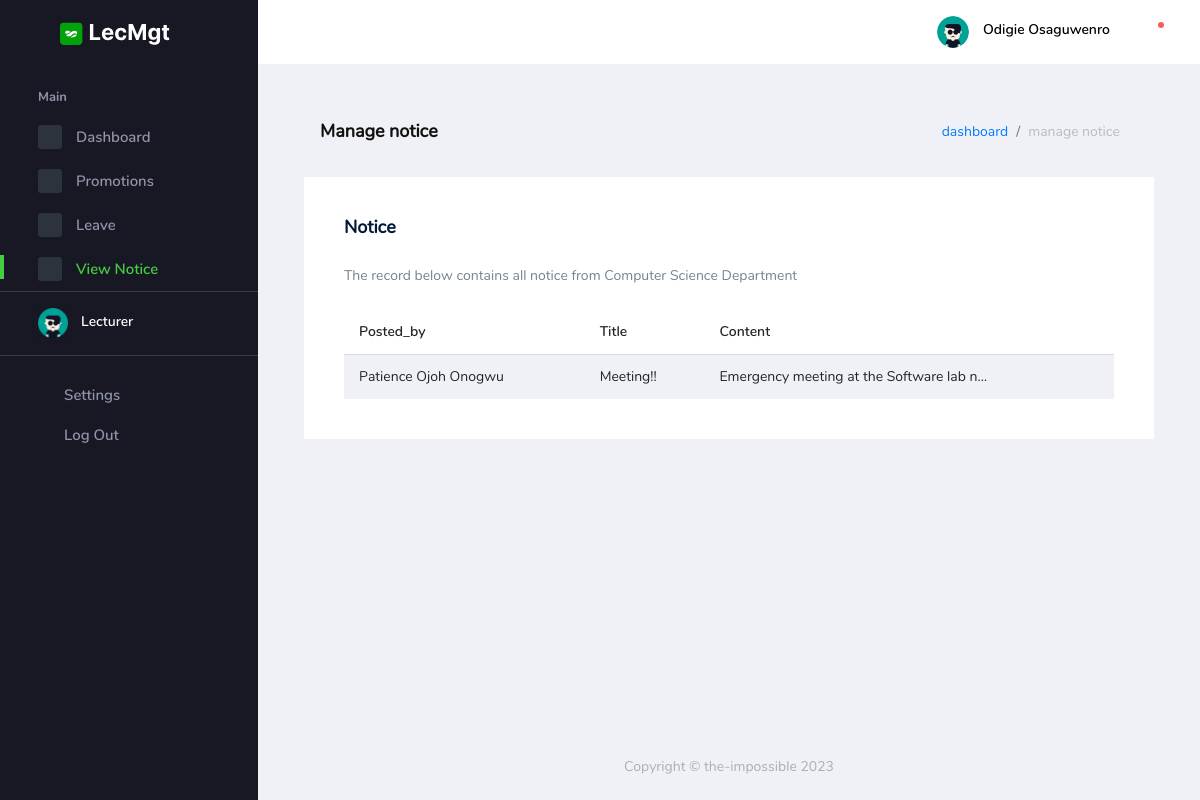
/auth/manage_notice (signed in), run on the app's committed database.
### lecMgt_auth/models.py (models this page shows, shortened)
class User(AbstractBaseUser, PermissionsMixin):
    user_id = models.UUIDField(
        default=uuid.uuid4, primary_key=True, unique=True, editable=False)
    email = models.CharField(max_length=100, db_index=True,
                             unique=True, verbose_name='email address', blank=True)
    name = models.CharField(
        max_length=100, db_index=True, blank=True, null=True)
    pics = models.ImageField(
        default='img/user.png', upload_to='uploads/', null=True)
    department = models.ForeignKey(
        Department, on_delete=models.CASCADE, blank=True, null=True,)
    date_joined = models.DateTimeField(
        verbose_name='date_joined', auto_now_add=True)
    last_login = models.DateTimeField(
        verbose_name='last_login', auto_now=True, null=True)
    is_active = models.BooleanField(default=True)
    is_staff = models.BooleanField(default=False)
    is_dept = models.BooleanField(default=False)
    is_central = models.BooleanField(default=False)
    is_dean = models.BooleanField(default=False)
    is_hod = models.BooleanField(default=False)
    is_superuser = models.BooleanField(default=False)
    USERNAME_FIELD = 'email'
    REQUIRED_FIELDS = ['name',]
    objects = UserManager()
    class Meta:
        db_table = 'Users'
        verbose_name_plural = 'Users'

class Department(models.Model):
    dept_id = models.UUIDField(
        default=uuid.uuid4, primary_key=True, unique=True, editable=False)
    dept_title = models.CharField(max_length=50, unique=True)
    def __str__(self):
        return self.dept_title
    class Meta:
        db_table = 'Department'
        verbose_name_plural = 'Departments'

class Notice(models.Model):
    notice_id = models.UUIDField(
        default=uuid.uuid4, primary_key=True, unique=True, editable=False)
    notice_title = models.CharField(max_length=50, unique=True)
    notice_detail = models.TextField(blank=True, null=True)
    posted_by = models.ForeignKey(
        User, on_delete=models.CASCADE, blank=True, null=True)
    created = models.DateTimeField(
        verbose_name='date_created', auto_now_add=True)
    class Meta:
        db_table = 'Notice'
        verbose_name_plural = 'Notice'

### lecMgt_auth/views.py (the view, shortened to what this page needs)
# urls.py: path('manage_notice', ManageNotice.as_view(), name="manage_notice"),
class ManageNotice(LoginRequiredMixin, ListView):
    template_name = 'backend/auth/notice/manage_notice.html'
    def get_queryset(self):
        return Notice.objects.all().order_by('-created')

### Templates/backend/auth/notice/manage_notice.html (shortened to what this page needs)
{% extends 'base.html' %}
{% load crispy_forms_tags %}
{% load static %}
{% block head %}{% include 'partials/auth_head.html' %}{% endblock head %}
{% block body %}
    <div class="container-scroller">
    {% block nav %}{% include 'partials/auth_nav.html' %}{% endblock nav %}
      <div class="container-fluid page-body-wrapper">
        {% include 'partials/auth_sidebar.html' %}
        <div class="main-panel">
          <div class="content-wrapper">
            <div class="page-header">
              <h3 class="page-title"> Manage notice </h3>
              <nav aria-label="breadcrumb">
                <ol class="breadcrumb">
                  <li class="breadcrumb-item"><a href="{% url 'auth:dashboard' %}">dashboard</a></li>
                  <li class="breadcrumb-item active" aria-current="page">manage notice</li>
                </ol>
              </nav>
            </div>
            <div class="row">
              <div class="col-lg-12 grid-margin stretch-card">
                <div class="card">
                  <div class="card-body">
                    <h4 class="card-title">Notice</h4>
                    <p class="card-description"> The record below contains all notice from {{ request.user.department }}
                    </p>
                    <table class="table table-striped table-hover">
                      <thead>
                        <tr>
                          <th> Posted_by </th>
                          <th> Title </th>
                          <th> Content </th>
                        </tr>
                      </thead>
                      <tbody>
                        {% for object in object_list %}
                          <td> {{ object.posted_by.name}} </td>
                          <td>
                             {{ object.notice_title}}</td>
                          <td>
                            <a style="cursor: pointer;" data-toggle="modal" data-target="#detailsModal{{forloop.counter}}">
                              {{ object.notice_detail|truncatechars:40 }}
                            </a>
                          </td>
                        {% endfor %}
                      </tbody>
                    </table>
                  </div>
                </div>
              </div>
            </div>
          </div>
          {% block footer %}{% include 'partials/auth_footer.html' %}{% endblock footer %}
        </div>
      </div>
    </div>
  {% endblock %}

### Templates/partials/auth_nav.html (shortened to what this page needs)
{% load static %}
<nav class="navbar default-layout-navbar col-lg-12 col-12 p-0 fixed-top d-flex flex-row">
    <div class="text-center navbar-brand-wrapper d-flex align-items-center justify-content-center">
      <a class="navbar-brand brand-logo" href="{% url 'basic:home' %}"><img src="{% static 'auth/assets/images/logo.svg' %}" alt="logo" /></a>
    </div>
    <div class="navbar-menu-wrapper d-flex align-items-stretch">
      <button class="navbar-toggler navbar-toggler align-self-center" type="button" data-toggle="minimize">
        <span class="mdi mdi-menu"></span>
      </button>
      <ul class="navbar-nav navbar-nav-right">
        <li class="nav-item nav-profile dropdown">
          <a class="nav-link dropdown-toggle" id="profileDropdown" href="#" data-toggle="dropdown" aria-expanded="false">
            <div class="nav-profile-img">
              <img src="{{ request.user.pics.url }}" alt="image">
            </div>
            <div class="nav-profile-text">
              <p class="mb-1 text-black">{{request.user.name}}</p>
            </div>
          </a>
        </li>
        <li class="nav-item dropdown">
          <a class="nav-link count-indicator dropdown-toggle" id="notificationDropdown" href="#" data-toggle="dropdown">
            <i class="mdi mdi-bell-outline"></i>
            <span class="count-symbol bg-danger"></span>
          </a>
        </li>
      </ul>
    </div>
  </nav>

### Templates/partials/auth_sidebar.html (shortened to what this page needs)
{% load static %}
<nav class="sidebar sidebar-offcanvas" id="sidebar">
  <ul class="nav">
    <li class="nav-item nav-category">Main</li>
    <li class="nav-item">
      <a class="nav-link" href="{% url 'auth:dashboard' %}">
        <span class="icon-bg"><i class="mdi mdi-cube menu-icon"></i></span>
        <span class="menu-title">Dashboard</span>
      </a>
    </li>
    {% if request.user.is_staff %}
    <li class="nav-item">
      <a class="nav-link" data-toggle="collapse" href="#ui-basic" aria-expanded="false" aria-controls="ui-basic">
        <span class="icon-bg"><i class="mdi mdi-crosshairs-gps menu-icon"></i></span>
        <span class="menu-title">Accounts</span>
        <i class="menu-arrow"></i>
      </a>
      <div class="collapse" id="ui-basic">
        <ul class="nav flex-column sub-menu">
          <li class="nav-item"> <a class="nav-link" href="{% url 'auth:create_account' %}">Create Account</a></li>
          <li class="nav-item"> <a class="nav-link" href="{% url 'auth:manage_accounts' %}">Manage Accounts</a></li>
        </ul>
      </div>
    </li>
    <li class="nav-item">
      <a class="nav-link" href="pages/icons/mdi.html">
        <span class="icon-bg"><i class="mdi mdi-chart-bar menu-icon"></i></span>
        <span class="menu-title">Manage Promotions</span>
      </a>
    </li>
    {% else %}
    <li class="nav-item">
      <a class="nav-link" data-toggle="collapse" href="#ui-promotion" aria-expanded="false" aria-controls="ui-promotion">
        <span class="icon-bg"><i class="mdi mdi-contacts menu-icon"></i></span>
        <span class="menu-title">Promotions</span>
        <i class="menu-arrow"></i>
      </a>
    </li>
    <li class="nav-item">
      <a class="nav-link" data-toggle="collapse" href="#ui-leave" aria-expanded="false" aria-controls="ui-leave">
        <span class="icon-bg"><i class="mdi mdi-format-list-bulleted menu-icon"></i></span>
        <span class="menu-title">Leave</span>
        <i class="menu-arrow"></i>
      </a>
    </li>
    <li class="nav-item">
      <a class="nav-link" href="{% url 'auth:manage_notice' %}">
        <span class="icon-bg"><i class="mdi mdi-chart-bar menu-icon"></i></span>
        <span class="menu-title">View Notice</span>
      </a>
    </li>
    {% endif %}
    <li class="nav-item sidebar-user-actions">
      <div class="user-details">
        <div class="d-flex justify-content-between align-items-center">
          <div>
            <div class="d-flex align-items-center">
              <div class="sidebar-profile-img">
                <img src="{{ request.user.pics.url }}" width="30" alt="image">
              </div>
              <div class="sidebar-profile-text">
                <p class="mb-1">
                  {% if request.user.is_staff %}
                    System admin
                  {% elif request.user.is_central %}
                    Central admin
                    {% elif request.user.is_dean %}
                    Dean office
                    {% elif request.user.is_hod %}
                    HOD office
                    {% elif request.user.is_dept %}
                    Dept. Admin
                    {% else %}
                    Lecturer
                  {% endif %}
                </p>
              </div>
            </div>
          </div>
        </div>
      </div>
    </li>
    <li class="nav-item sidebar-user-actions">
      <div class="sidebar-user-menu">
        <a href="#" class="nav-link"><i class="mdi mdi-settings menu-icon"></i>
          <span class="menu-title">Settings</span>
        </a>
      </div>
    </li>
    <li class="nav-item sidebar-user-actions">
      <div class="sidebar-user-menu">
        <a data-toggle="modal" data-target="#basicModal" style="cursor: pointer;" class="nav-link"><i class="mdi mdi-logout menu-icon"></i>
          <span class="menu-title">Log Out</span></a>
      </div>
    </li>
  </ul>
</nav>

### data on the page
User: user.pics (placeholder picture), user.name "Odigie Osaguwenro", user.department "Computer Science Department"
Notice: posted_by.name "Patience Ojoh Onogwu", notice_title "Meeting!!", notice_detail "Emergency meeting at the Software lab n…"
